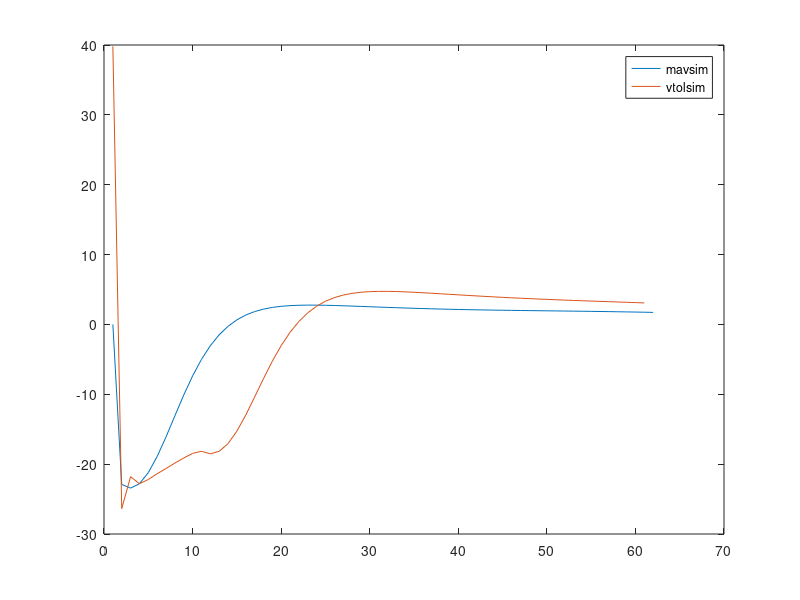

The MATLAB script that drew this image: (Note: this script raises an error after producing the figure.)
mavsimDeltas = csvread('mavsimDeltas.csv');
mavsimWrench = csvread('mavsimWrench.csv');

vtolsimDeltas = csvread('vtolsimDeltas.csv');
vtolsimWrench = csvread('vtolsimWrench.csv');


%goes through and plots both of the wrenches
for i = 1:6
    figure(i);
    plot(mavsimWrench(i,:));
    hold on;
    plot(vtolsimWrench(i,:));
    hold off;
    legend('mavsim', 'vtolsim');
    title('wrench', i);
end

offset = 6;

for i = (1+offset):(4+offset)
    figure(i);
    plot(mavsimDeltas(i-offset,:));
    hold on;
    plot(vtolsimDeltas(i-offset,:));
    hold off;
    legend('mavsim', 'vtolsim');
    title('delta', i-offset);
end
